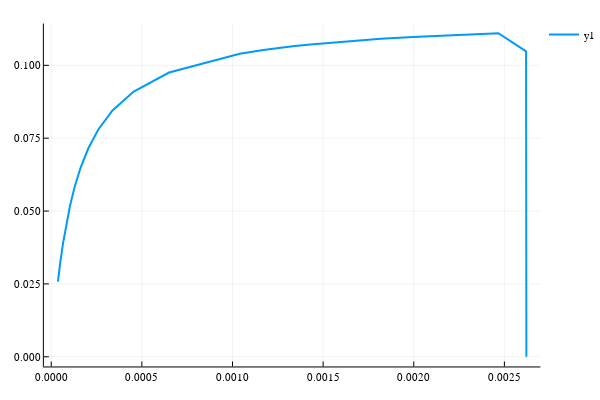

Notebook cell for this chart:
### Markdown cell above
## X vs D (τ = 0)

### Code cell
τ = 0.0;
# μsnt = [μ(fbaress[i].μ, lacSs[i], τ) for i in 1:length(fbaress)];
μsnt = [fbares.μ for fbares in fbaress];
Xsnt = [X(ξrange[i], μsnt[i]) for i in 1:length(fbaress)];
plot((μsnt, Xsnt) ,lw =2)

### Figure 1 — Plotly figure (JSON) as saved in the notebook; plotly's stock layout.template omitted (floating-point values rounded to 4 significant figures)
{"data": [{"colorbar": {"title": ""}, "hoverinfo": "text", "legendgroup": "y1", "line": {"color": "rgba(0, 154, 250, 1.000)", "dash": "solid", "shape": "linear", "width": 2}, "mode": "lines", "name": "y1", "showlegend": true, "text": [null, null, null, null, null, null, null, null, null, null, null, null, null, null, null, null, null, null, null, null, null, null, null, null, null, null, null, null, null, null, null, null, null, null, null, null, null, null, null, null, null, null, null, null, null, null, null, null, null, null, null, null, null, null, null, null, null, null, null, null, null, null, null, null, null, null, null, null, null, null, null, null, null, null, null, null, null, null, null, null, null, null, null, null, null, null, null, null, null, null, null, null, null, null, null, null, null, null], "type": "scatter", "x": [0.002621, 0.002621, 0.002621, 0.002621, 0.002621, 0.002621, 0.002621, 0.002621, 0.002621, 0.002621, 0.002621, 0.002621, 0.002621, 0.002621, 0.002621, 0.002621, 0.002621, 0.002621, 0.002621, 0.002621, 0.002621, 0.002621, 0.002621, 0.002621, 0.002621, 0.002621, 0.002621, 0.002621, 0.002621, 0.002621, 0.002621, 0.002621, 0.002621, 0.002621, 0.002621, 0.002621, 0.002621, 0.002621, 0.002621, 0.002621, 0.002621, 0.002621, 0.002621, 0.002621, 0.002621, 0.002621, 0.002621, 0.002621, 0.002621, 0.002621, 0.002621, 0.002621, 0.002621, 0.002621, 0.002621, 0.002621, 0.002621, 0.002621, 0.002621, 0.002621, 0.002621, 0.002621, 0.002621, 0.002621, 0.002621, 0.002621, 0.002621, 0.002621, 0.002621, 0.002621, 0.002621, 0.002621, 0.002621, 0.002621, 0.00262, 0.002467, 0.002207, 0.001995, 0.001818, 0.001669, 0.00154, 0.001429, 0.001332, 0.001246, 0.00117, 0.00104, 0.0006502, 0.0004551, 0.000338, 0.0002599, 0.0002042, 0.0001623, 0.0001298, 0.0001038, 8.251e-05, 6.477e-05, 4.976e-05, 3.689e-05], "xaxis": "x1", "y": [2.621e-06, 3.932e-06, 5.242e-06, 6.553e-06, 7.864e-06, 9.174e-06, 1.048e-05, 1.18e-05, 1.311e-05, 1.442e-05, 1.573e-05, 1.704e-05, 1.835e-05, 1.966e-05, 2.097e-05, 2.228e-05, 2.359e-05, 2.621e-05, 3.932e-05, 5.242e-05, 6.553e-05, 7.864e-05, 9.174e-05, 0.0001048, 0.000118, 0.0001311, 0.0001442, 0.0001573, 0.0001704, 0.0001835, 0.0001966, 0.0002097, 0.0002228, 0.0002359, 0.0002621, 0.0003932, 0.0005242, 0.0006553, 0.0007864, 0.0009174, 0.001048, 0.00118, 0.001311, 0.001442, 0.001573, 0.001704, 0.001835, 0.001966, 0.002097, 0.002228, 0.002359, 0.002621, 0.003932, 0.005242, 0.006553, 0.007864, 0.009174, 0.01048, 0.0118, 0.01311, 0.01442, 0.01573, 0.01704, 0.01835, 0.01966, 0.02097, 0.02228, 0.02359, 0.02621, 0.03932, 0.05242, 0.06553, 0.07864, 0.09174, 0.1048, 0.111, 0.1104, 0.1097, 0.1091, 0.1085, 0.1078, 0.1072, 0.1065, 0.1059, 0.1053, 0.104, 0.09753, 0.09101, 0.08449, 0.07797, 0.07146, 0.06494, 0.05842, 0.0519, 0.04538, 0.03886, 0.03234, 0.02582], "yaxis": "y1"}], "layout": {"annotations": [], "height": 400, "legend": {"bgcolor": "rgba(255, 255, 255, 1.000)", "bordercolor": "rgba(0, 0, 0, 1.000)", "font": {"color": "rgba(0, 0, 0, 1.000)", "family": "sans-serif", "size": 11}, "tracegroupgap": 0, "x": 1, "y": 1}, "margin": {"b": 20, "l": 0, "r": 0, "t": 20}, "paper_bgcolor": "rgba(255, 255, 255, 1.000)", "plot_bgcolor": "rgba(255, 255, 255, 1.000)", "showlegend": true, "width": 600, "xaxis": {"anchor": "y1", "domain": [0.08064, 0.9934], "gridcolor": "rgba(0, 0, 0, 0.100)", "gridwidth": 0.5, "linecolor": "rgba(0, 0, 0, 1.000)", "mirror": false, "range": [-4.064e-05, 0.002699], "showgrid": true, "showline": true, "showticklabels": true, "tickangle": 0, "tickcolor": "rgb(0, 0, 0)", "tickfont": {"color": "rgba(0, 0, 0, 1.000)", "family": "sans-serif", "size": 11}, "tickmode": "array", "ticks": "inside", "ticktext": ["0.0000", "0.0005", "0.0010", "0.0015", "0.0020", "0.0025"], "tickvals": [0, 0.0005, 0.001, 0.0015, 0.002, 0.0025], "title": "", "titlefont": {"color": "rgba(0, 0, 0, 1.000)", "family": "sans-serif", "size": 15}, "type": "-", "visible": true, "zeroline": false, "zerolinecolor": "rgba(0, 0, 0, 1.000)"}, "yaxis": {"anchor": "x1", "domain": [0.03762, 0.9902], "gridcolor": "rgba(0, 0, 0, 0.100)", "gridwidth": 0.5, "linecolor": "rgba(0, 0, 0, 1.000)", "mirror": false, "range": [-0.003328, 0.1143], "showgrid": true, "showline": true, "showticklabels": true, "tickangle": 0, "tickcolor": "rgb(0, 0, 0)", "tickfont": {"color": "rgba(0, 0, 0, 1.000)", "family": "sans-serif", "size": 11}, "tickmode": "array", "ticks": "inside", "ticktext": ["0.000", "0.025", "0.050", "0.075", "0.100"], "tickvals": [0, 0.025, 0.05, 0.075, 0.1], "title": "", "titlefont": {"color": "rgba(0, 0, 0, 1.000)", "family": "sans-serif", "size": 15}, "type": "-", "visible": true, "zeroline": false, "zerolinecolor": "rgba(0, 0, 0, 1.000)"}}}
